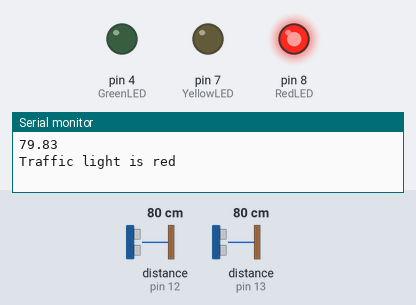
Bench run of a sketch on a simulated Arduino Uno, built with avr-gcc and run on an emulated ATmega328P. Parts: output pins drawn as LEDs (lit = HIGH), the last lines printed to the serial monitor. Wiring (inferred from the names in the program): 2 × ultrasonic range finder: trigger pin 10, echo pin 12 / trigger pin 11, echo pin 13. Inputs (shaded band) come from the test bench; at power-on: distance to the obstacle (sensors on pin 12, pin 13) 80 cm. The echo pulse lasts 58.3 µs per cm; pins used as bus, display or sensor lines are not drawn. At 12.6 s the program stops and its outputs stay as they are.

Above: at 0.1 s.
At 6.8 s:
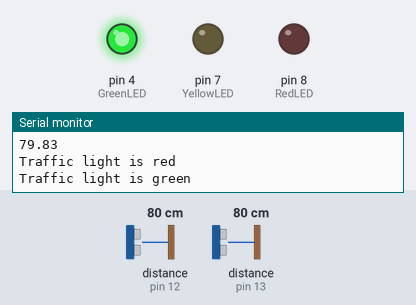
At 12.5 s:
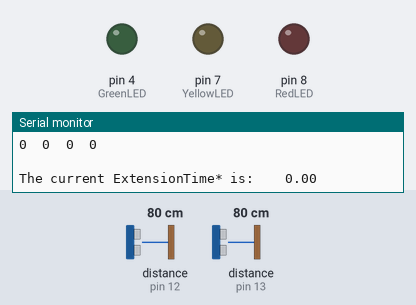
Timing chart, 0 to 14.0 s (numbered marks = the images above):
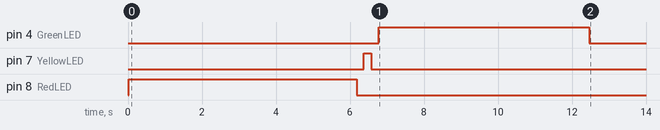

Measured:
- by itself, pin 4 (GreenLED): LOW → HIGH at 6.8 s, → LOW 5.7 s later
- by itself, pin 7 (YellowLED): LOW → HIGH at 6.4 s, → LOW 0.20 s later
- by itself, pin 8 (RedLED): LOW → HIGH at 0.02 s, → LOW 6.2 s later

The sketch:

FuzzyProj.ino
```cpp
#include "FuzzyGbr.h"

//Pins for HC-SR04
#define trigPin1 11
#define trigPin2 10
#define echoPin1 13
#define echoPin2 12

//LEDs
#define GreenLED 4
#define RedLED 8
#define YellowLED 7

//Variables
float duration;
float queueIN; // current value for Queue
float arrivalIN; // current value for Arrival

//Function prototype
float readDist(int trigPin, int echoPin);
float mn(float a, float b);

FuzzyGbr MDComp;

const int NUM_MF_Queue = 4;  // number of fuzzy sets for Queue, input
const int NUM_MF_Arrival = 4; // number of fuzzy sets Arrival, input
const int NUM_MF_ExtGreen = 4;    // number of fuzzy sets for TimeExt, output
const int MIN_ExtGreen = 0; // lower bound for Speed
const int MAX_ExtGreen = 120;  // uper bound for Speed
// ---------------------------
const int NUM_SAMPLES = 1000;//number of samples to discretize Speed
float stepExtGreen; // necessary to descretize the Speed variable
float sExtGreen; //sample of the Speed;
// -------------------------------
float accMD, accMdSample, accMdOut, ExtGreenStar; // Necessary for inference, aggregation and defuzzification
float mdOut, mdOutStarMax, mdOutStar[4]; // Necessary for inference, aggregation and defuzzification

// -------------   Define the Knowledge Base of the fuzzy system -----------------
// ......... Define the Data base - fuzzy sets ............
// define mf for Visibility
String  queueMfType[NUM_MF_Queue] = {"trimf","trimf","trimf", "trapmf"}; // mf type
float queueMF[NUM_MF_Queue][4]= {         {0, 0, 5},   // parameters for the 1st mf:
                                          {0, 5, 10},   // 2nd mf
                                          {5, 10, 15}, // 3rd mf
                                          {10, 15, 20, 20} };   // 4th mf
// define mf for RoadQuality
String  arrivalMfType[NUM_MF_Arrival] = {"trimf","trimf","trimf", "trapmf"}; // mf type
float arrivalMF[NUM_MF_Arrival][4]= {     {0, 0, 6},   // parameters for the 1st mf:
                                          {0, 6, 12},   // 2nd mf
                                          {6, 12, 18}, // 3rd mf
                                          {12, 16, 24, 24} };   // 4th mf

String  ExtGreenMfType[NUM_MF_ExtGreen] = {"singlemf","singlemf","singlemf", "singlemf"}; // mf type
float ExtGreenMF[NUM_MF_ExtGreen][4]= {    {0},   // parameters for the 1st mf:
                                           {40},   // 2nd mf
                                           {60},    // 3rd mf
                                           {120} };   // 4th mf
// ......... End of Data base - fuzzy sets ............

// ****** Define the Rule base ********
/* In fact define only an ordered array (rule1, rule2,...,)containing the index
  of the output fuzzy set for each rule
  For example: 0 for the first output mf; 4 for the fifth output mf.
  SLF Rule base:
  1.  If Queue is VFew     and Arrival is AlmostNone        then Speed is Zero        0
  2.  If Queue is VFew     and Arrival is Few               then Speed is SmallExt    40
  3.  If Queue is VFew     and Arrival is Many              then Speed is MedExt      60
  4.  If Queue is VFew     and Arrival is VeryMany          then Speed is LargeExt    120
  5.  If Queue is Few      and Arrival is AlmostNone        then Speed is Zero        0
  6.  If Queue is Few      and Arrival is Few               then Speed is SmallExt    40
  7.  If Queue is Few      and Arrival is Many              then Speed is MedExt      60
  8.  If Queue is Few      and Arrival is VeryMany          then Speed is MedExt      60
  9.  If Queue is Med      and Arrival is AlmostNone        then Speed is Zero        0
  10. If Queue is Med      and Arrival is Few               then Speed is Zero        0
  11. If Queue is Med      and Arrival is Many              then Speed is SmallExt    40
  12. If Queue is Med      and Arrival is VeryMany          then Speed is MedExt      60
  13. If Queue is Many     and Arrival is AlmostNone        then Speed is Zero        0
  14. If Queue is Many     and Arrival is Few               then Speed is Zero        0
  15. If Queue is Many     and Arrival is Many              then Speed is SmallExt    40
  16. If Queue is Many     and Arrival is VeryMany          then Speed is MedExt      60
 */
int rules[] = {0, 40, 60, 120, 0, 40, 60, 60, 0, 0, 40, 60, 0, 0, 40, 60};
// ****** End of Rule Base *******

// -------------   End of the Knowledge Base of the fuzzy system -----------------

float mdQueue[NUM_MF_Queue]; // membership degree of the visibilityIn to each of its fuzzy sets
float mdArrival[NUM_MF_Arrival]; // membership degree of the qualityRoadIn to each of its fuzzy sets
float fdRule [NUM_MF_Queue*NUM_MF_Arrival]; // array for firing degree of the rules
float fdActiveRule[4]; // only firing degree of active rules (fd  > 0), maximum 4 active rules
int   idxActiveMf[4]; // index of the mf corsponding to active rules only; corellated with fdActiveRule

int i,j,k,m;  // some indexes

float computeMD (float inpVal, float params[], String mfType){
float md;
if (mfType == "trimf")  {    //call triMf function in the FuzzyGbr library
    md = MDComp.triMf(inpVal, params);
  }
  if (mfType == "trapmf")  {  //call trapMf function in FuzzyGbr library
    md = MDComp.trapMf(inpVal, params);
  }
  if (mfType == "singlemf")  { //call singleMf function in the FuzzyGbr library
    md = MDComp.singleMf(inpVal, params);
  }
  return md;
}

void setup() {
  Serial.begin(9600);

  //triggers
  pinMode(trigPin1, OUTPUT);
  pinMode(trigPin2, OUTPUT);

  //echoes
  pinMode(echoPin1, INPUT);
  pinMode(echoPin2, INPUT);

  //LEDs
  pinMode(GreenLED, OUTPUT);
  pinMode(RedLED, OUTPUT);
  pinMode(YellowLED, OUTPUT);
}

void loop() {
  float firstSens, secondSens;
  float passedCar;
  delay(5);
  firstSens=readDist(trigPin1,echoPin1);
  delay(5);
  secondSens=readDist(trigPin2,echoPin2);

  Serial.println(firstSens);

  if((queueIN+arrivalIN)-passedCar!=0){
    queueIN=(queueIN+arrivalIN)-passedCar;
    passedCar=0;
  }
  else{
    queueIN=0;
    passedCar=0;
  }

  arrivalIN=0;
  i=0;

  Serial.println("Traffic light is red");
  digitalWrite(RedLED, HIGH);
  //traffic light is red -- compute queueIN
  while(i < 30){
    if(readDist(trigPin1,echoPin1)<6){
     if(queueIN>=20){
        queueIN=20;
        Serial.println("Queue full");
      }
    else{
     queueIN++;
    }
    }
    i++;
    delay(200);
  }
  digitalWrite(RedLED, LOW);
  delay(200);

  digitalWrite(YellowLED, HIGH);
  delay(200);
  digitalWrite(YellowLED, LOW);
  delay(200);

  i=0;
  Serial.println("Traffic light is green");
  digitalWrite(GreenLED, HIGH);
  delay(500);
  //traffic light is green -- compute arrivalIN
  while(i < 20){
    if(readDist(trigPin1,echoPin1)<6){
     if(arrivalIN>=24){
        arrivalIN=24;
      }
    else{
     arrivalIN++;
    }
    delay(200);
    }
    if(readDist(trigPin2,echoPin2) < 6){
      passedCar++;
    }
    delay(200);
    i++;
  }
  //digitalWrite(GreenLED, LOW);

//queueIN=0;
//arrivalIN=24;

Serial.print("Number of cars in the queue at the traffic light, while red: "); Serial.println(queueIN);
Serial.print("Number of cars arriving at the traffic light, while green: "); Serial.println(arrivalIN);
Serial.print("Number of cars that passed traffic light, while green: "); Serial.println(passedCar);

/* Compute membership degrees for curent inputs for all its fuzzy sets */
// Queue input
Serial.println("Membership degrees for Queue input");
for (i = 0; i < NUM_MF_Queue; i++)  {
  mdQueue[i] = computeMD(queueIN, queueMF[i], queueMfType[i]); // call the function to compute md
Serial.print(mdQueue[i]);  Serial.print("    ");
}
Serial.println("    "); Serial.println("    ");

// Arrival input
Serial.println("Membership degrees for Arrival input");
for (i = 0; i < NUM_MF_Arrival; i++)  {
  mdArrival[i] = computeMD(arrivalIN, arrivalMF[i], arrivalMfType[i]); // call the function to compute md
Serial.print(mdArrival[i]);  Serial.print("    ");
}
Serial.println("    "); Serial.println("    ");

// compute the firing degree of the rules
k = 0; m = 0;
Serial.println("Firing degree of the rules");
for (i = 0; i < NUM_MF_Queue; i++) {
  for (j = 0; j < NUM_MF_Arrival; j++) {
    fdRule[k] = mn(mdQueue[i], mdArrival[j]);               // prod for AND operator for multiple antecedents
    Serial.print(fdRule[k]);  Serial.print(" ");
    if (fdRule[k]){
      fdActiveRule[m] = fdRule[k];
      idxActiveMf[m] = rules[k];
      m++;
    }
    k++;
  }
}

Serial.println("    "); Serial.println("    ");
Serial.println("Firing degree of active rules only:");
for (i = 0; i<4; i++){
Serial.print(fdActiveRule[i]); Serial.print("  ");
}
Serial.println("    "); Serial.println("    ");
Serial.println("Index of output mf for active rules only:");
for (i = 0; i<4; i++){
Serial.print(idxActiveMf[i]); Serial.print("  ");
}
// ~~~~~~~~~~~~~~~~ Start of Inference, Agreggation, Defuzzification ~~~~~~~~~~~~~
 stepExtGreen = (MAX_ExtGreen - MIN_ExtGreen)/(float) NUM_SAMPLES;//discretise the extension
 accMD = 0;
 float sum=0;
 accMdSample = 0;
 for (sExtGreen = MIN_ExtGreen; sExtGreen <= MAX_ExtGreen; sExtGreen = sExtGreen + stepExtGreen){
   for (i = 0; i < 4; i++) {
   mdOut=computeMD(sExtGreen,ExtGreenMF[idxActiveMf[i]],ExtGreenMfType[idxActiveMf[i]]);
   mdOutStar[i] = mn(fdActiveRule[i], mdOut);
    }
  mdOutStarMax = 0;
  for (i = 0; i < 4; i++){
    ExtGreenStar=ExtGreenStar+fdActiveRule[i]*idxActiveMf[i];
    sum+=fdActiveRule[i];
  }
  accMD = accMD + mdOutStarMax;
  accMdSample = accMdSample + mdOutStarMax * sExtGreen;
 }
 ExtGreenStar = ExtGreenStar / sum;
 Serial.println("  "); Serial.println("  ");
 Serial.print("The current ExtensionTime* is:    "); Serial.println(ExtGreenStar);

 while((int)ExtGreenStar!=0){
  ExtGreenStar--;
  delay(200);
 }
 digitalWrite(GreenLED, LOW);

// ~~~~~~~~~~~~~~~~ End of Inference, Agreggation, Defuzzification ~~~~~~~~~~~~~~~~~~~~

Serial.println("    ");
Serial.println("===========================================================================");
Serial.println("    "); Serial.println("    ");
exit(0); // exit the loop
}

float readDist(int trigPin, int echoPin)
{
  digitalWrite(trigPin, LOW);  //makes sure triggerPin is low
  delayMicroseconds(2);
  digitalWrite(trigPin, HIGH); //send out a pulse to HC1
  delayMicroseconds(10);
  digitalWrite(trigPin, LOW);  //turnoff trigger pin

  duration = pulseIn(echoPin, HIGH);

  return duration/58.2;
}

float mn(float a, float b)
{
    return (a>b) ? b:a;
}
```

FuzzyGbr.cpp
```cpp
//Gbr/03.11.2016

#include "FuzzyGbr.h"
// constructor
FuzzyGbr::FuzzyGbr(){ //:: scop resolution operator
                      //scop operator refers to class FuzzyGbr
					  //declared in the class FuzzyGbr
}
// <<destructor>>
FuzzyGbr::~FuzzyGbr(){
	// nothing to destruct
}
//singleton
float FuzzyGbr::singleMf(float crisp, float singleParam[]){
  float degree=0;
  if (crisp == singleParam[0]) {
    degree=1;
  }
  return degree;
}


// triangular membership function
 float FuzzyGbr::triMf(float crisp, float triParam[]){                     //scop operator refers to function on Gbr declared in the class FuzzyGbr
	float degree=0;
    if ((crisp > triParam[0]) && (crisp < triParam[2]))
    {
      if (crisp <= triParam[1])
        degree=(crisp-triParam[0])/(triParam[1]-triParam[0]);
      else
        degree=(triParam[2]-crisp)/(triParam[2]-triParam[1]);
	}
	if ((crisp == triParam[0]) && (crisp == triParam[1]))
		degree = 1;
	if ((crisp == triParam[1]) && (crisp == triParam[2]))
		degree = 1;
   return degree;
}

// trapezoidal membership function
 float FuzzyGbr::trapMf(float crisp, float trapParam[]){
    float degree=0;
    if ((crisp > trapParam[0]) && (crisp < trapParam[3]))
    {
      if (crisp < trapParam[1])
        degree=(crisp-trapParam[0])/(trapParam[1]-trapParam[0]);
      else if (crisp > trapParam[2])
        degree=(trapParam[3]-crisp)/(trapParam[3]-trapParam[2]);
      else
        degree=1;
    }
	if ((crisp == trapParam[0]) && (crisp == trapParam[1]))
		degree = 1;
	if ((crisp == trapParam[2]) && (crisp == trapParam[3]))
		degree = 1;
   return degree;
  }

    // gauss membership function defined by its parameters (sigma, center).
    float FuzzyGbr::gaussMf(float crisp, float gaussParam[])
  {
  // exp(-(crisp - center)^2/(2*sigma^2))
  float exponent = -(pow(crisp-gaussParam[1],2))/(2*pow(gaussParam[0],2));
  float degree = exp(exponent);
  return degree;
  }
```

FuzzyGbr.h
```cpp
# ifndef FuzzyGbr_H  // include guard
# define FuzzyGbr_H

#include <Arduino.h>  // include the Arduino code

class FuzzyGbr {    // beginning of the class
	public:           // accessible for the user
		FuzzyGbr();   // constructor (set up the library)
		~FuzzyGbr();  // destructor (delete the library)

		/* declare all functions
		1st variable (crisp) - is the current input value
		next variables - parameters of membership function
		*/
		float triMf(float crisp, float triParam[]);
		float trapMf (float crisp, float trapParam[]);
		float gaussMf (float crisp, float gaussParam[]);
    float singleMf (float crisp, float singleParam[]);
};                   // end of the class

#endif              // ends #ifndef preprocessor directive
```
